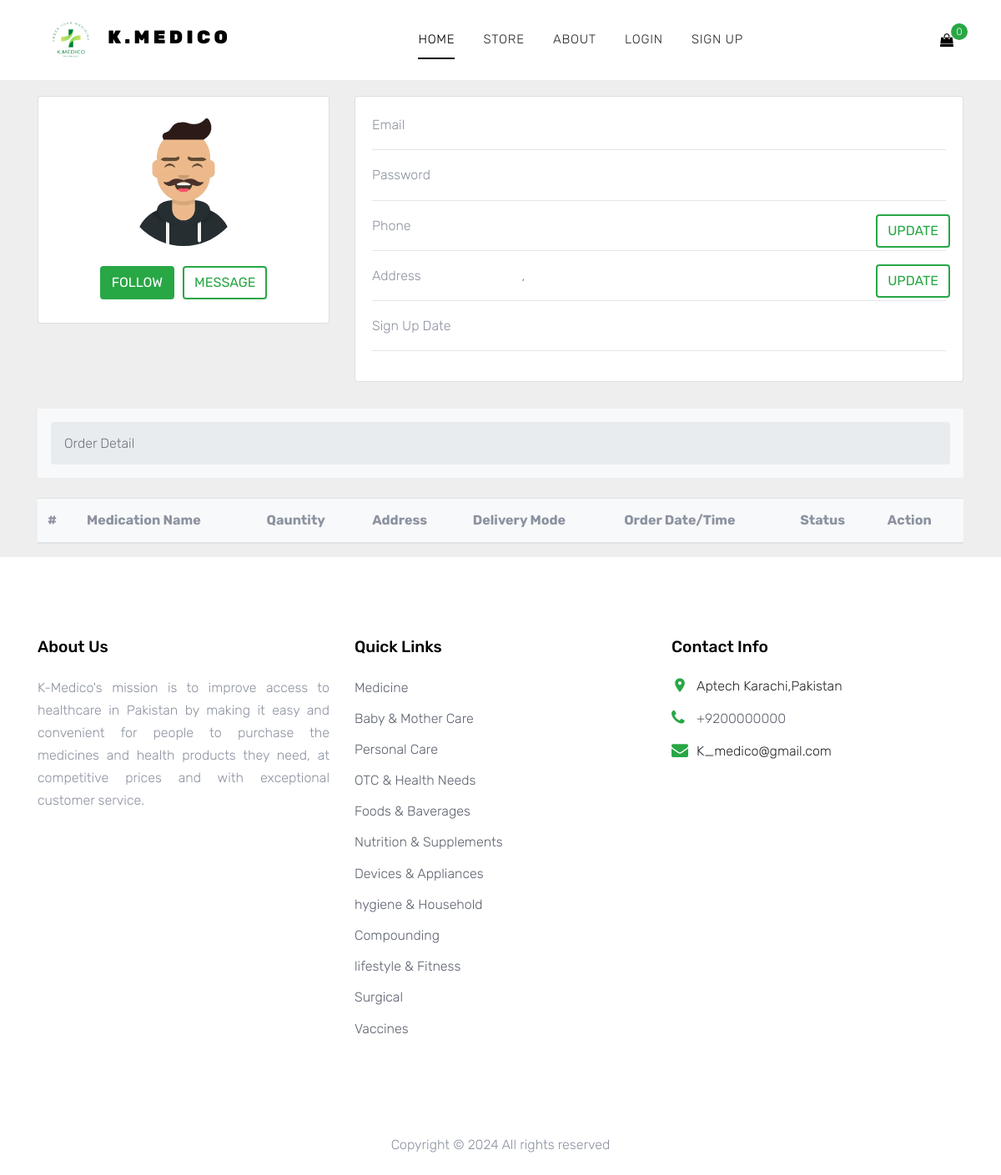
The app's page /profile.php with its own data.
### tables this page shows
CREATE TABLE `category` (
  `id` int(11) NOT NULL,
  `category_name` varchar(255) NOT NULL,
  `category_image` varchar(255) NOT NULL
);

### profile.php (the view, shortened to what this page needs)
<?php
include "doctype.php";
?>
<body>
  <div class="site-wrap">
    <?php
    include "header.php";
    ?>
    <section style="background-color: #eee;">
      <div class="container py-2">
        <div class="row">
          <div class="col">
            <nav aria-label="breadcrumb" class="bg-light rounded-3 p-3 mb-4">
              <ol class="breadcrumb mb-0">
                <li class="breadcrumb-item"><a href="index.php">Home</a></li>
                <li class="breadcrumb-item active" aria-current="page">User Profile</li>
              </ol>
            </nav>
          </div>
        </div>
        <?php
        include "config.php";
        $user_id = $_SESSION['id'];
        $query = "SELECT register.id,register.name,register.email,register.password,register.date AS register_date,register.address,register.phone_no,register.country,orders.id AS order_id,orders.u_name,orders.u_country,orders.u_address,orders.u_phone,orders.delivery_status,orders.p_id,orders.p_name,
orders.generic_name,orders.p_quantity,orders.p_price,orders.p_prescription,orders.order_status,orders.date AS order_date FROM
register LEFT JOIN orders ON register.id = orders.u_id WHERE register.id='$user_id';";
        $userData = mysqli_query($db, $query);
        $data = mysqli_fetch_assoc($userData)
          ?>
        <div class="row">
          <div class="col-lg-4">
            <div class="card mb-4">
              <div class="card-body text-center">
                <img src="images/ava3.webp" alt="avatar" class="rounded-circle img-fluid" style="width: 150px;">
                <div class="d-flex justify-content-center mb-2">
                  <button type="button" class="btn btn-success" style="margin-right:10px;">Follow</button>
                  <button type="button" class="btn btn-outline-success ms-1">Message</button>
                </div>
              </div>
            </div>
          </div>
          <div class="col-lg-8">
            <div class="card mb-4">
              <div class="card-body">
                <div class="row">
                  <div class="col-sm-3">
                    <p class="mb-0">Email</p>
                  </div>
                  <div class="col-sm-9">
                  </div>
                </div>
                <hr>
                <div class="row">
                  <div class="col-sm-3">
                    <p class="mb-0">Password</p>
                  </div>
                  <div class="col-sm-9">
                  </div>
                </div>
                <hr>
                <div class="row">
                  <div class="col-sm-3">
                    <p class="mb-0">Phone</p>
                  </div>
                  <div class="col-sm-9 d-flex position-relative">
                    <button type="button" class="btn btn-outline-success text-center"
                      style="position:absolute;right:10px;" data-toggle="modal"
                      data-target="#phonenumberupdate">Update</button>
                  </div>
                </div>
                <hr>
                <div class="row">
                  <div class="col-sm-3">
                    <p class="mb-0">Address</p>
                  </div>
                  <div class="col-sm-9 d-flex position-relative">
                    <p class="text-muted mb-0"><?php echo $data['address'] ?>,<?php echo $data['country'] ?></p>
                    <button class="btn btn-outline-success text-center" style="position:absolute;right:10px;"
                      data-toggle="modal" data-target="#updateaddress">Update</button>
                  </div>
                </div>
                <hr>
                <div class="row">
                  <div class="col-sm-3">
                    <p class="mb-0">Sign Up Date</p>
                  </div>
                  <div class="col-sm-9">
                  </div>
                </div>
                <hr>
              </div>
            </div>
          </div>
        </div>
      </div>
      <div class="container">
        <div class="row">
          <div class="col">
            <nav aria-label="breadcrumb" class="bg-light rounded-3 p-3 mb-4">
              <ol class="breadcrumb mb-0">
                <li class="breadcrumb-item active" aria-current="page">Order Detail</li>
              </ol>
            </nav>
          </div>
        </div>
      </div>
      <div class="container">
        <div class="row">
          <div class="col">
            <table class="table table-hover bg-light">
              <thead>
                <tr>
                  <th scope="col">#</th>
                  <th scope="col">Medication Name</th>
                  <th scope="col">Qauntity</th>
                  <th scope="col">Address</th>
                  <th scope="col">Delivery Mode</th>
                  <th scope="col">Order Date/Time</th>
                  <th scope="col">Status</th>
                  <th scope="col">Action</th>
                </tr>
              </thead>
            </table>
          </div>
        </div>
      </div>
    </section>
    <?php
    include 'footer.php';
    ?>
  </div>
</body>
</html>

### footer.php (shortened to what this page needs)
<footer class="site-footer">
  <div class="container">
    <div class="row">
      <div class=" col-lg-4 col-md-4 mb-4 mb-lg-0">
        <div class="block-7">
          <h3 class="footer-heading mb-4">About Us</h3>
          <p class="text-justify">K-Medico's mission is to improve access to healthcare in Pakistan by making it easy
            and convenient for people to purchase the medicines and health products they need, at competitive prices and
            with exceptional customer service.</p>
        </div>
      </div>
      <div class="col-lg-4 col-md-4 mx-auto mb-5 mb-lg-0">
        <h3 class="footer-heading mb-4">Quick Links</h3>
        <ul class="list-unstyled">
          <?php
          include "config.php";
          $fetchAllMedicine = mysqli_query($db, "SELECT * FROM category");
          foreach ($fetchAllMedicine as $data) {
            ?>
            <li><a
                href="categoryWiseProduct.php?category=<?php echo $data['category_name']; ?>"><?php echo $data['category_name'] ?></a>
            </li>
            <?php
          }
          ?>
        </ul>
      </div>
      <div class="col-lg-4 col-md-4 ">
        <div class="block-5 mb-5">
          <h3 class="footer-heading mb-4">Contact Info</h3>
          <ul class="list-unstyled">
            <li class="address">Aptech Karachi,Pakistan</li>
            <li class="phone"><a href="tel://+9200000000">+9200000000</a></li>
            <li class="email">K_medico@gmail.com</li>
          </ul>
        </div>
      </div>
    </div>
    <div class="row pt-5 mt-5 text-center">
      <div class="col-md-12">
        <p>
          Copyright &copy;
          <script>document.write(new Date().getFullYear());</script> All rights reserved
        </p>
      </div>
    </div>
  </div>
</footer>

### css/style.css (style rules this page uses)
body { line-height: 1.7; color: #8c92a0; font-weight: 300; font-size: 16px; }
a { -webkit-transition: 0.3s all ease; -o-transition: 0.3s all ease; transition: 0.3s all ease; }
.site-wrap:before { -webkit-transition: 0.3s all ease-in-out; -o-transition: 0.3s all ease-in-out; transition: 0.3s all ease-in-out; background: rgba(0, 0, 0, 0.6); content: ""; position: absolute; z-index: 2000; top: 0; left: 0; right: 0; bottom: 0; opacity: 0; visibility: hidden; }
.btn { -webkit-transition: 0.3s all ease-in-out; -o-transition: 0.3s all ease-in-out; transition: 0.3s all ease-in-out; text-transform: uppercase; border-width: 2px; }
.site-footer { padding: 6em 0; }
.site-footer ul li { margin-bottom: 10px; }
.site-footer ul li a { color: #5c626e; }
.site-footer .footer-heading { font-size: 1.2rem; color: #000; margin-bottom: 1rem; }
.block-5 ul, .block-5 ul li { list-style: none; padding: 0; margin: 0; line-height: 1.5; }
.block-5 ul li { padding-left: 30px; position: relative; margin-bottom: 15px; color: #25262a; }
.block-5 ul li:before { top: 0; font-family: "icomoon"; content: ""; position: absolute; left: 0; font-size: 20px; line-height: 1; color: #28a745; }
.block-5 ul li.address:before { content: "\e8b4"; }
.block-5 ul li.email:before { content: "\f0e0"; }
.block-5 ul li.phone:before { content: "\f095"; }

### records on screen
category: category_name "Medicine"
category: category_name "Baby & Mother Care"
category: category_name "Personal Care"
category: category_name "OTC & Health Needs"
category: category_name "Foods & Baverages"
category: category_name "Nutrition & Supplements"
category: category_name "Devices & Appliances"
category: category_name "hygiene & Household"
category: category_name "Compounding"
category: category_name "lifestyle & Fitness"
category: category_name "Surgical"
category: category_name "Vaccines"

### other values on screen
$count "0"
